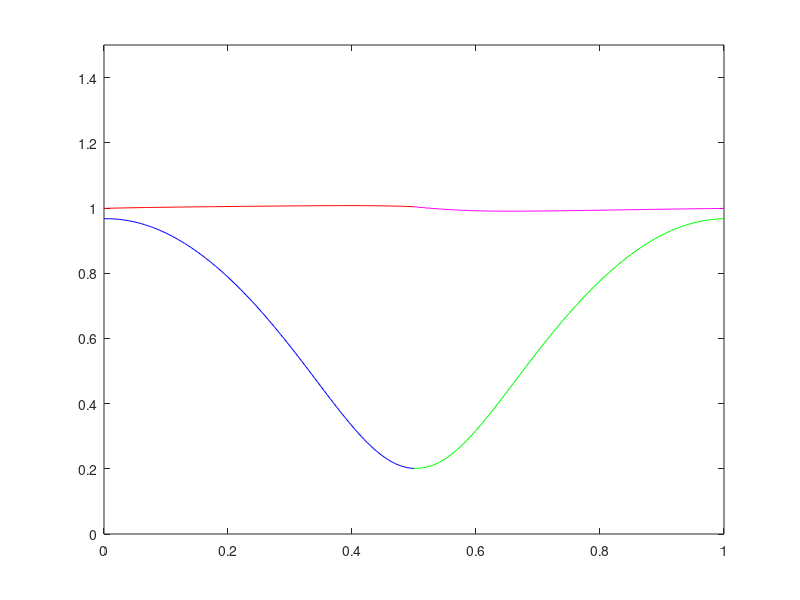

Source code (MATLAB):
a = 1;
b = 2;

%initialize parameters
t0 = 0;
tf = 1;
L = 100;
 

%define space mesh
h = 1 / L;
x = 0 : h / 2 : 1;
x = x';

%set inital funcitons  
InitialPressure = sin( pi * x );
InitialVelocity = ones( 1 , length( x ) );

% define time mesh
k = h / 3 ;
t = t0 : k : tf;
N = length( t ) - 1;

%wave speed details
rho1 = 1;                 %density
K1 = 1;                   %bulk modulus
rho2 = 1;
K2 = 1;
%impedence
Z1 = rho1 * K1;             
Z2 = rho2 * K2;

A = [ 0 K1 ; 1 / rho1 0 ];       %wave speed
R = [ -Z1 Z1 ; 1 1 ];
evaluesA = eig( A );
c0w = evaluesA( 1 );
c0z = evaluesA( 2 );

%CFL number
mu = A * k / h;

%preallocate u, set initial value using intital condition
U =struct('PressureEdge1',zeros( N + 1 , L + 1 ),...
          'VelocityEdge1',zeros( N + 1 , L + 1 ),...
          'PressureEdge2',zeros( N + 1 , L + 1 ),...
          'VelocityEdge2',zeros( N + 1 , L + 1 ));
U( : ).PressureEdge1( 1 , : ) = InitialPressure( 1 : L + 1 );
U( : ).VelocityEdge1( 1 , : ) = InitialVelocity( 1 : L + 1 );
U( : ).PressureEdge2( 1 , : ) = InitialPressure( L + 1 : end );
U( : ).VelocityEdge2( 1 , : ) = InitialVelocity( L + 1 : end );



%struct to store w,z at junctions, index gives egde, column 1 of struct is
%the char at the left endpoint 'a' and column 2 gives the char at the 
% right endpoint 'b'
%w left moving 
%z right moving
C=struct( 'w1',zeros( N + 1 , 2 ),...
          'z1',zeros( N + 1 , 2 ),...
          'w2',zeros( N + 1 , 2 ),...
          'z2',zeros( N + 1 , 2 ) );

%loop through time
for n=1:N
    %loop through space
    for j=2:L
%u(n + 1,j)= (u(n,j - 1) + u(n,j + 1))/2 -(mu/2)*(u(n,j + 1) - u(n,j - 1))
      
      %calculate interior nodes for edge 1
      prev = ( cell2mat( { U.PressureEdge1( n , j - 1 ),...
                           U.VelocityEdge1( n , j - 1 ) } ) )';
                  
      next = ( cell2mat( { U.PressureEdge1( n , j + 1 ),...
                           U.VelocityEdge1( n , j + 1 ) } ) )';
                  
      newU = ( prev + next ) / 2 - ( mu / 2 ) * ( next - prev );

      U.PressureEdge1( n + 1 , j ) = newU( 1 );
      U.VelocityEdge1( n + 1 , j ) = newU( 2 );
      
      %calculate interior nodes for edge 2
      prev = ( cell2mat( { U.PressureEdge2( n , j - 1),...
                           U.VelocityEdge2( n , j - 1 ) } ) )';
                    
      next = ( cell2mat( { U.PressureEdge2( n , j + 1 ),...
                           U.VelocityEdge2( n , j + 1 ) } ) )';
                    
      newU = ( prev + next ) / 2 - ( mu / 2 ) * ( next - prev );

      U.PressureEdge2( n + 1 , j ) = newU( 1 );
      U.VelocityEdge2( n + 1 , j ) = newU( 2 );
      

    end

    %JUNCTIONS
    
    j = 1;

    %calc  w char using pres/vel for egde 1 at vertex a
    prev = R * ( cell2mat( { U.PressureEdge1( n , j ),...
                             U.VelocityEdge1( n , j ) } ) )';
    
    %check to ensure press/vel for w/z satisfy IC
    C.w1( 1 , a ) = prev( 1 );
    C.z1( 1 , a ) = prev( 2 );
    
    next = R *( cell2mat( { U.PressureEdge1( n , j + 1 ),...
                             U.VelocityEdge1( n , j + 1 ) } ) )';
   
    %w(x^n)=c0(dt/dx)*(w_(L)-w_(L-1))+w_L...linear interpolation for known char
    %where c0=-1, an eigen value of A and the slope of the characteristic
    curr = c0w * ( k / h ) * ( prev - next ) + prev;
    
    %set w char value at vertex  
    C.w1( n + 1 , a ) = curr( 1 );
        
    %calc w char using pres/vel for edge 2 at vertex b
    prev = R * ( cell2mat( { U.PressureEdge2( n , j ),...
                             U.VelocityEdge2( n , j ) } ) )';
      
    next = R * ( cell2mat( { U.PressureEdge2( n , j + 1 ),...
                             U.VelocityEdge2( n , j + 1 ) } ) )';
   
    %check to ensure press/vel for w/z satisfy IC
    C.w2( 1 , b ) = prev( 1 );
    C.z2( 1 , b ) = prev( 2 );
      
    %w(x^n)=c0(dt/dx)*(z_(L)-z_(L-1))+z_L...linear interpolation for known char
    %where c0=-1, an eigen value of A and the slope of the characteristic
    curr = c0w * ( k / h ) * ( prev - next ) + prev;
    
    %set w char value at vertex 
    C.w2( n + 1 , b ) = curr( 1 );
    
    
    %JUNCTIONS
    
    j = L + 1;
    
    %calc z char using pres/vel for edge 1 at vertex b 
    prev = R * ( cell2mat( { U.PressureEdge1( n , j - 1 ),...
                             U.VelocityEdge1( n , j - 1 ) } ) )';
   
    next = R * (cell2mat( { U.PressureEdge1( n , j ),...
                            U.VelocityEdge1( n , j ) } ) )';
                      
    %check to ensure press/vel for w/z satisfy IC
    C.w1( 1 , b ) = next( 1 );
    C.z1( 1 , b ) = next( 2 );
    
    %z(x^n)=mu*(z_(L)-z_(L-1))+z_L...linear interpolation for known char
    curr = c0z * ( k / h ) * ( prev - next ) + prev;
    
    %set w char value at vertex 
    C.z1( n + 1 , b ) = curr( 2 );
    
    %calc chars using pres/vel for edge 2 at vertex a
    prev = R * ( cell2mat( { U.PressureEdge2( n , j - 1 ),...
                             U.VelocityEdge2( n , j - 1 ) } ) )';
                         
    next = R * ( cell2mat( { U.PressureEdge2( n , j ),...
                             U.VelocityEdge2( n , j ) } ) )';
                         
    %check to ensure press/vel for w/z satisfy IC
    C.w2( 1 , a ) = next( 1 );
    C.z2( 1 , a ) = next( 2 );
   
    %z(x^n)=mu*(z_(L)-z_(L-1))+z_L...linear interpolation for known char
    curr = c0z * ( k / h ) * ( next - prev ) + prev;
    
    %set w char value at vertex 
    C.z2( n + 1 , a ) = curr( 2 );
    
    
    
    %Vertex a
    %calc unk chars at vertex using juction conditions. Solve system 
    %Ax=b using interpolated chars 
    knownchars = ( cell2mat( { C.w1( n + 1 , a ),...
                               C.z2( n + 1 , a ) } ) )';
    %multiply by coeff matrix                       
    knownchars = [ Z1  Z2 ; -1 1 ] * knownchars;
    %solve
    unkchars = [ Z2 Z1 ; -1 1 ] \ knownchars ;
    %set new chars at vertex a 
    C.w2( n + 1 , a ) = unkchars( 1 );
    C.z1( n + 1 , a ) = unkchars( 2 );
  
    %calc press/vel using chars on edge 1 at vertex a
    newC = ( cell2mat( { C.w1( n + 1 , a ),...
                         C.z1( n + 1 , a ) } ) )';
                     
    newU = R \ newC;
    U.PressureEdge1( n + 1 , 1 ) = newU( 1 );
    U.VelocityEdge1( n + 1 , 1 ) = newU( 2 );
    
    %calc press/vel using chars on edge 2 at vertex a
    newC = ( cell2mat( { C.w2( n + 1 , a ),...
                         C.z2( n + 1 , a ) } ) )';
                     
    newU = R \ newC;
    U.PressureEdge2( n + 1 , L + 1 ) = newU( 1 );
    U.VelocityEdge2( n + 1 , L + 1 ) = newU( 2 );
    
    
    %Vertex b
    %calc unk chars at vertex using juction conditions. Solve system 
    %Ax=b using interpolated chars 
    knownchars = ( cell2mat( { C.w2( n + 1 , b ),...
                               C.z1( n + 1 , b ) } ) )';
    
    %multiply by coefficient matrix
    knownchars = [ Z2 Z1 ; 1 -1 ] * knownchars;
    %solve
    unkchars = [ Z1 Z2 ; 1 -1 ] \ knownchars;
    C.w1( n + 1 , b ) = unkchars( 1 );
    C.z2( n + 1 , b ) = unkchars( 2 );
    
    
    %calc press/vel using chars on edge 1 at vertex b  
    newC = ( cell2mat( { C.w1( n + 1 , b ),...
                         C.z1( n + 1 , b ) } ) )';
                     
    newU = R \ newC;
    U.PressureEdge1( n + 1 , L + 1 ) = newU( 1 );
    U.VelocityEdge1( n + 1 , L + 1 ) = newU( 2 );
   
    %calc press/vel using chars on edge 2 at vertex b
    newC = ( cell2mat( { C.w2( n + 1 , b ),...
                         C.z2( n + 1 , b ) } ) )';
                     
    newU = R \ newC;
    U.PressureEdge2( n + 1 , 1 ) = newU( 1 );
    U.VelocityEdge2( n + 1 , 1 ) = newU( 2 );

end

clf
%figure(glf)
% hold on
for i=1:N+1
    
    plot( x ( 1 : L + 1 ),U.PressureEdge1( i , : ),'b',...
          x ( L + 1 : end ),U.PressureEdge2( i , : ),'g',...
          x ( 1 : L + 1 ),U.VelocityEdge1( i , : ),'r',...
          x ( L + 1 : end ),U.VelocityEdge2( i , : ),'m')
      
	axis( [ 0  1  0 1.5 ])
    pause( .05 )
    drawnow

end
hold off
